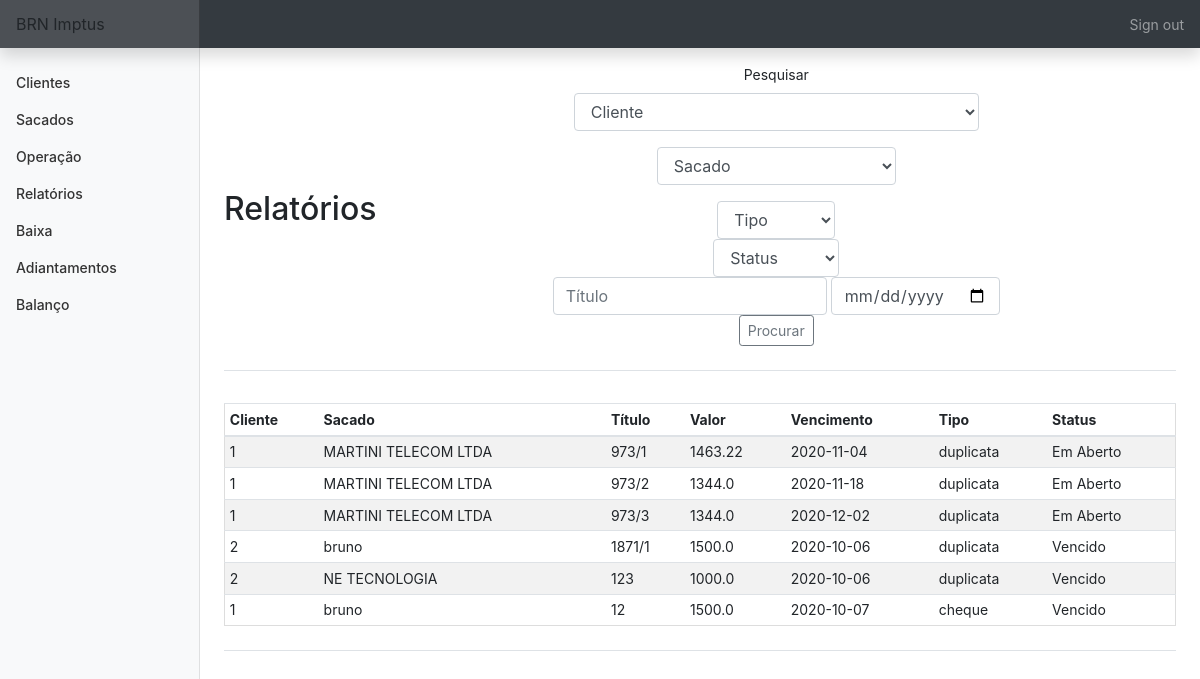
The page /relatorios (signed in) on the database as committed earlier.
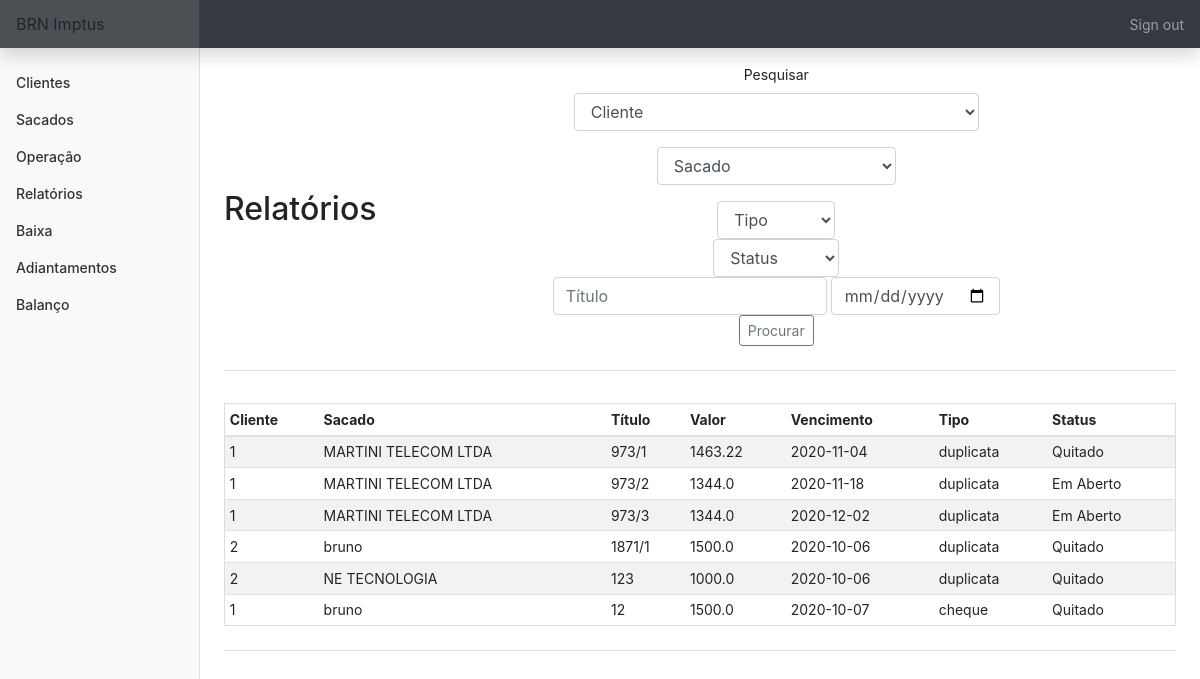
The same page on the database as committed later.
### tables this page shows
CREATE TABLE titulo (
    cliente_id INTEGER,
    sacado_id INTEGER,
    bordero INTEGER,
    titulo TEXT,
    vencimento DATE,
    valor FLOAT, 
    dt_negoc DATE,
    tipo TEXT,
    status TEXT,
    dt_baixa DATE, nm_sac TEXT,
    FOREIGN KEY (cliente_id) REFERENCES clientes(id),
    FOREIGN KEY (sacado_id) REFERENCES sacados(id));

### app.py (the view, shortened to what this page needs)
@app.route('/relatorios', methods=['GET', 'POST'])
@login_required
def relatorios():
    con = sqlite3.connect('brn.db')
    con.row_factory = sqlite3.Row
    cur = con.cursor()
    cliente = cur.execute('SELECT nome FROM clientes')
    cliente = cur.fetchall()
    sacado = cur.execute('SELECT nome FROM sacados')
    sacado = cur.fetchall()
    tit = cur.execute('SELECT * FROM titulo')
    tit = cur.fetchall()
    if request.method == "GET":
        return render_template('/relatorios.html', cliente=cliente, sacado=sacado, titulo=tit)

### app.py (called while the page is built)
@app.after_request
def after_request(response):
    response.headers["Cache-Control"] = "no-cache, no-store, must-revalidate"
    response.headers["Expires"] = 0
    response.headers["Pragma"] = "no-cache"
    return response

### helper.py (called while the page is built)
def login_required(f):
    @wraps(f)
    def decorated_function(*args, **kwargs):
        if session.get("user_id") is None:
            return redirect("/login")
        return f(*args, **kwargs)
    return decorated_function

### templates/relatorios.html (shortened to what this page needs)
{% extends "layout.html" %}
{% block main %}
    <div class='d-flex justify-content-between flex-warp flex-md-nowrap align-items-center pt-3 pb-2 mb-3 border-bottom'>
        <h1 class='h2'>Relatórios</h1>
            <form action='relatorios' method='POST'>
                <div class='form-group'>
                    <label for=''>Pesquisar</label>
                    <div class="form-group">
                        <select class="form-control" name="cliente">
                            <option disabled selected value>Cliente</option>
                        </select>
                    </div>
                    <div class="form-group">
                        <select class="form-control" name="sacado">
                            <option disabled selected value>Sacado</option>
                        </select>
                    </div>
                    <div class='form-goup'>
                        <select class='form-control' name='tipo'>
                            <option select value>Tipo</option>
                        </select>
                    </div>
                    <div class='form-goup'>
                        <select class='form-control' name='status'>
                            <option select value>Status</option>
                        </select>
                    </div>
                    <div class='form-goup'>
                        <input name='titulo' autofocus class='form-control' placeholder='Título' type='text'>
                        <input name='vencimento' autofocus class='form-control' placeholder='Vencimento' type='date'>
                    </div>
                    <button type='submit' class='btn btn-sm btn-outline-secondary'>Procurar</button>
                </div>
            </form>
    </div>
    <div class='d-flex justify-content-between flex-warp flex-md-nowrap align-items-center pt-3 pb-2 mb-3 border-bottom'>
        <div class='table-responsive'>
            <table class='table table-striped table-sm'>
                <thead>
                    <tr>
                        <th>Cliente</th>
                        <th>Sacado</th>
                        <th>Título</th>
                        <th>Valor</th>
                        <th>Vencimento</th>
                        <th>Tipo</th>
                        <th>Status</th>
                    </tr>
                </thead>
                <tbody>
                    {% for row in titulo %}
                        <tr>
                            <td>{{ row['cliente_id'] }}</td>
                            <td>{{ row['nm_sac'] }}</td>
                            <td>{{ row['titulo'] }}</td>
                            <td>{{ row['valor'] }}</td>
                            <td>{{ row['vencimento'] }}</td>
                            <td>{{ row['tipo'] }}</td>
                            <td>{{ row['status'] }}</td>
                        </tr>
                    {% endfor %}
                </tbody>
            </table>
        </div>
    </div>
{% endblock %}

### templates/layout.html (shortened to what this page needs)
<!DOCTYPE html>
    <html lang="pt-br">
        <head>
            <link rel="stylesheet" href="https://stackpath.bootstrapcdn.com/bootstrap/4.5.2/css/bootstrap.min.css">
            <link href="https://maxcdn.bootstrapcdn.com/bootstrap/4.1.3/css/bootstrap.min.css" rel="stylesheet">
            <link href="/static/styles.css" rel="stylesheet">
        </head>
        <body>
            <nav class='navbar navbar-dark sticky-top bg-dark felx-md-nowrap p-0 shadow'>
                <a class='navbar-brand col-md-3 col-lg-2 mr-0 px-3'>BRN Imptus</a>
                {% if session.user_id %}
                <ul class='navbar-nav px-3'>
                    <li class='nav-item text-nowrap'>
                        <a class='nav-link' href='/logout'>Sign out</a>
                    </li>
                </ul>
                {% endif %}
            </nav>
            <div class='container-fluid'>
                <div class='row'>
                    {% if session.user_id %}
                    <nav id='sidebarMenu' class='col-md-2 col-lg-2 d-md-block bg-light sidebar collapse'>
                        <div class='sidebar-sticky pt-3'>
                            <ul class='nav flex-column'>
                                <li class='nav-item'><a class='nav-link' href='/clientes'>Clientes</a></li>
                                <li class='nav-item'><a class='nav-link' href='/sacados'>Sacados</a></li>
                                <li class='nav-item'><a class='nav-link' href='/operacao'>Operação</a></li>
                                <li class='nav-item'><a class='nav-link' href='/relatorios'>Relatórios</a></li>
                                <li class='nav-item'><a class='nav-link' href='/baixa'>Baixa</a></li>
                                <li class='nav-item'><a class='nav-link' href='/adiantamentos'>Adiantamentos</a></li>
                                <li class='nav-item'><a class='nav-link' href='/balanço'>Balanço</a></li>
                            </ul>
                        </div>
                    </nav>
                    {% endif %}
                </div>
            </div>
            <main role='main' class='col-md-9 ml-sm-auto col-lg-10 px-md-4'>
                {% block main %}
                {% endblock %}
            </main>
        </body>
    </html>

### static/styles.css (style rules this page uses)
main .form-control { display: inline-block; width: auto; }
main { overflow-x: auto; text-align: center; }
main table { text-align: left; border-collapse: collapse; border-spacing: 0; width: 100%; border: 1px solid #ddd; }
main table td, th { text-align: left; padding: 16px; }
body { font-size: .875rem; height:100%; }
.sidebar { position: fixed; top: 0; bottom: 0; left: 0; z-index: 100; padding: 48px 0 0; box-shadow: inset -1px 0 0 rgba(0, 0, 0, .1); }
.sidebar-sticky { position: relative; top: 0; height: calc(100vh - 48px); padding-top: .5rem; overflow-x: hidden; overflow-y: auto; }
.sidebar .nav-link { font-weight: 500; color: #333; }
.navbar-brand { padding-top: .75rem; padding-bottom: .75rem; font-size: 1rem; background-color: rgba(201, 195, 195, 0.158); box-shadow: inset -1px 0 0 rgba(0, 0, 0, .25); }

Rows that differ between the two databases and show on the page:
changed titulo (number 1 of 6 on the later page): status "Em Aberto" → "Quitado"
changed titulo (number 4 of 6 on the later page): status "Vencido" → "Quitado"
changed titulo "NE TECNOLOGIA": status "Vencido" → "Quitado"
changed titulo "cheque": status "Vencido" → "Quitado"
